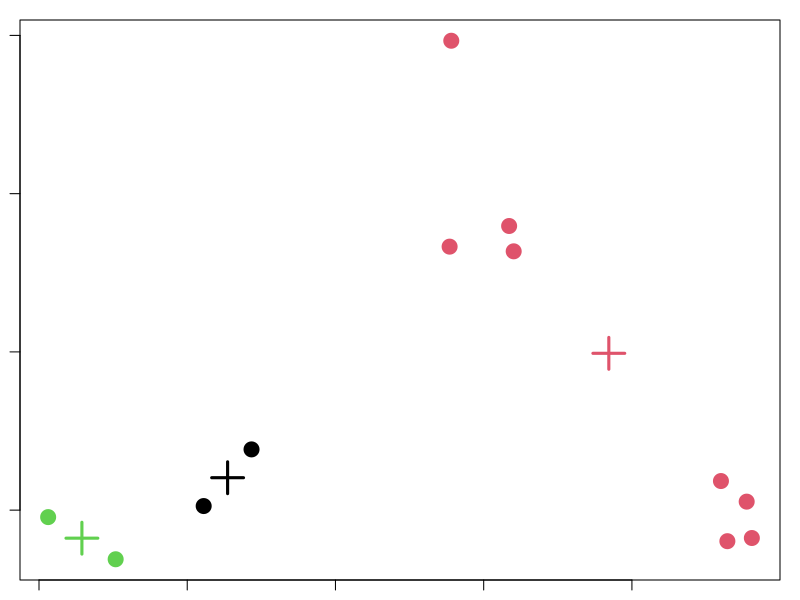
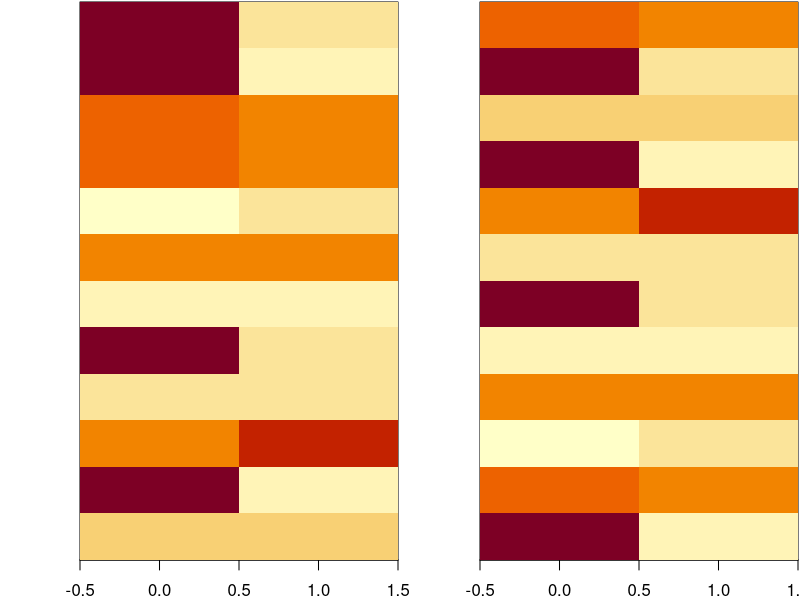

Write R code to recreate these figures, in order.
# K-Means clustering

set.seed(1234)
par(mar = c(1,1,1,1))
x <- rnorm(12, mean = rep(1:3, each = 4), sd = 0.2)
y <- rnorm(12, mean = rep(c(1,2,1), each = 4), sd = 0.2)

dataFrame <- data.frame(x,y)
kmeansObj <- kmeans(dataFrame, centers = 3)
names(kmeansObj)

kmeansObj$cluster

plot(x,y, col = kmeansObj$cluster, pch = 19, cex =2)
points(kmeansObj$centers, col = 1:3, pch = 3, cex =3, lwd = 3)


## plot heatmap for kmeans
dataFrame <- data.frame(x = x, y = y)
dataFrame

set.seed(1234)
dataMatrix <- as.matrix(dataFrame)[sample(1:12),]
kmeansObj2 <- kmeans(dataMatrix, centers = 3)
par(mfrow = c(1,2), mar = c(2,4,0.1,0.1))
image(t(dataMatrix)[, nrow(dataMatrix):1], yaxt = "n")
image(t(dataMatrix)[, order(kmeansObj$cluster)], yaxt = "n")
